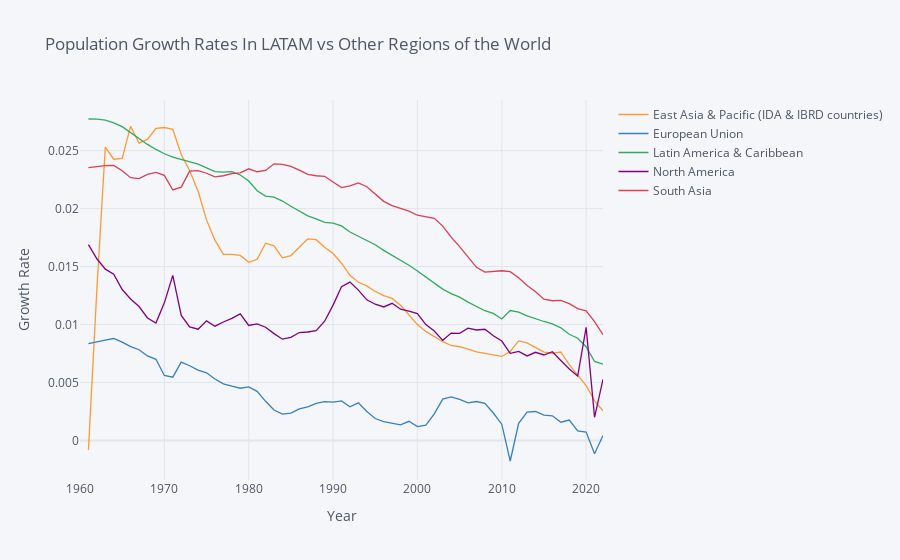

Here is the notebook cell this chart was saved with:
### Code cell
labels = {"SP.POP.TOTL":"Population"}

countries = {"NAC" : "North America",
             "LCN" : "Latin America & Caribbean",
             "EUU" : "European Union",
             "TEA" : "East Asia & Pacific (IDA & IBRD countries)",
             "SAS" : "South Asia"
            }

plot_df = wbdata.get_dataframe(labels, country = countries).squeeze()

plot_df = plot_df.unstack('country')

plot_df.index = plot_df.index.astype(int)

np.log(plot_df).diff().iplot(title="Population Growth Rates In LATAM vs Other Regions of the World",
                        yTitle="Growth Rate",xTitle='Year')
